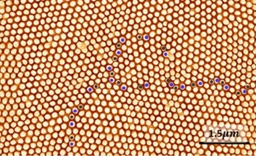
#> input picture 1.JPG, 256 x 156 px, shrunk from 467 x 285 before the run
$ jupyter execute Untitled.ipynb
#> lines starting #> are read from the running program, lines starting #| are printed output that depends on the picture
[cell 1]
from math import sqrt
from skimage import data
from skimage.feature import blob_dog, blob_log, blob_doh
from skimage.color import rgb2gray
import matplotlib.image as mpimg
import matplotlib.pyplot as plt


def read_image(image_name):
    """
    Read image

    Inputs:
    ----------------
        image_name   Image path

    Output:
    ----------------
        img  Image as multi channel array
       """
#> called with image_name = '1.JPG'
    img = mpimg.imread(image_name)
#> img is the input picture: shape (156, 256, 3); mean R, G, B 200.8, 147.3, 106.6
    #im_array = np.array(img)

    return img
image = read_image("1.JPG")
image_gray = rgb2gray(image)
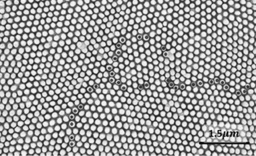
#> image_gray: shape (156, 256) float64; min 0.015, max 0.99, mean 0.611

blobs_log = blob_log(image_gray, max_sigma=30, num_sigma=10, threshold=.1)
#> blobs_log = 1644 rows, first 8: [145, 229, 1], [145, 235, 1], [133, 229, 1], [0, 37, 1], [0, 225, 1], [0, 203, 1], [0, 93, 1], [134, 213, 1]

# Compute radii in the 3rd column.
blobs_log[:, 2] = blobs_log[:, 2] * sqrt(2)

blobs_dog = blob_dog(image_gray, max_sigma=30, threshold=.1)
#> blobs_dog = 1031 rows, first 8: [78, 31, 1], [146, 205, 1], [15, 150, 1], [0, 141, 1], [5, 35, 1], [29, 164, 1], [28, 129, 1], [46, 168, 1]
blobs_dog[:, 2] = blobs_dog[:, 2] * sqrt(2)

blobs_doh = blob_doh(image_gray, max_sigma=30, threshold=.01)
#> blobs_doh = 25 rows, first 8: [153, 23, 4.22], [152, 61, 4.22], [153, 176, 4.22], [153, 96, 4.22], [153, 133, 4.22], [153, 54, 4.22], [153, 139, 4.22], [153, 16, 4.22]

blobs_list = [blobs_log, blobs_dog, blobs_doh]
colors = ['blue', 'lime', 'red']
titles = ['Laplacian of Gaussian', 'Difference of Gaussian',
          'Determinant of Hessian']
sequence = zip(blobs_list, colors, titles)

fig, axes = plt.subplots(1, 3, figsize=(9, 3), sharex=True, sharey=True)
ax = axes.ravel()

for idx, (blobs, color, title) in enumerate(sequence):
    ax[idx].set_title(title)
    print(len(blobs))
    ax[idx].imshow(image)
    for blob in blobs:
        y, x, r = blob
        c = plt.Circle((x, y), r, color=color, linewidth=2, fill=False)
        ax[idx].add_patch(c)
    ax[idx].set_axis_off()
#> this loop made 3 passes
#> (color, title) on passes 1 to 3: ('blue', 'Laplacian of Gaussian'), ('lime', 'Difference of Gaussian'), ('red', 'Determinant of Hessian')
#| 1644
#| 1031
#| 25

plt.tight_layout()
plt.show()
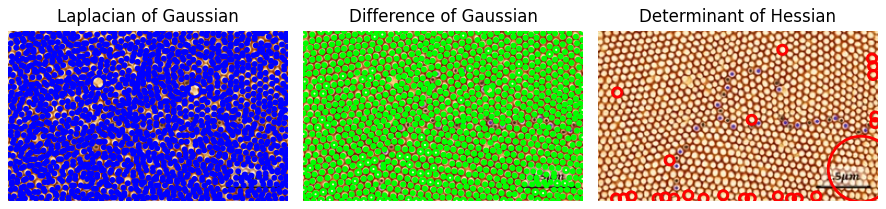
#> figure drawn by matplotlib, 3 panels

$ run again, with 2.JPG copied over 1.JPG
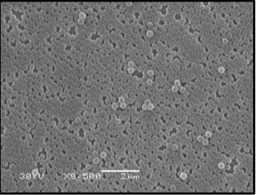
#> input picture 2.JPG, 256 x 195 px, shrunk from 350 x 266 before the run
#> in read_image, img is the input picture: shape (195, 256, 3); min 0, max 233, mean 113.1
#> blobs_log = 249 rows, first 8: [194, 255, 1], [0, 255, 1], [108, 255, 1], [61, 255, 1], [94, 255, 1], [185, 255, 1], [13, 255, 1], [32, 255, 1]
#> blobs_dog = 77 rows, first 8: [194, 255, 1], [0, 255, 1], [60, 255, 1], [94, 255, 1], [24, 255, 1], [168, 255, 1], [71, 255, 1], [90, 255, 1]
#> blobs_doh = [[193, 254, 1]]
#> the loop `for idx, (blobs, color, title) in enumerate(sequence):` made 3 passes
#> (color, title) on passes 1 to 2: ('blue', 'Laplacian of Gaussian'), ('lime', 'Difference of Gaussian')
#> (printed output is left out)
#> `plt.show()`:
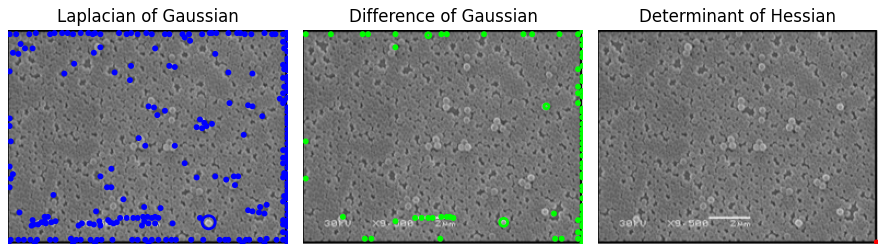
#> figure drawn by matplotlib, 3 panels
